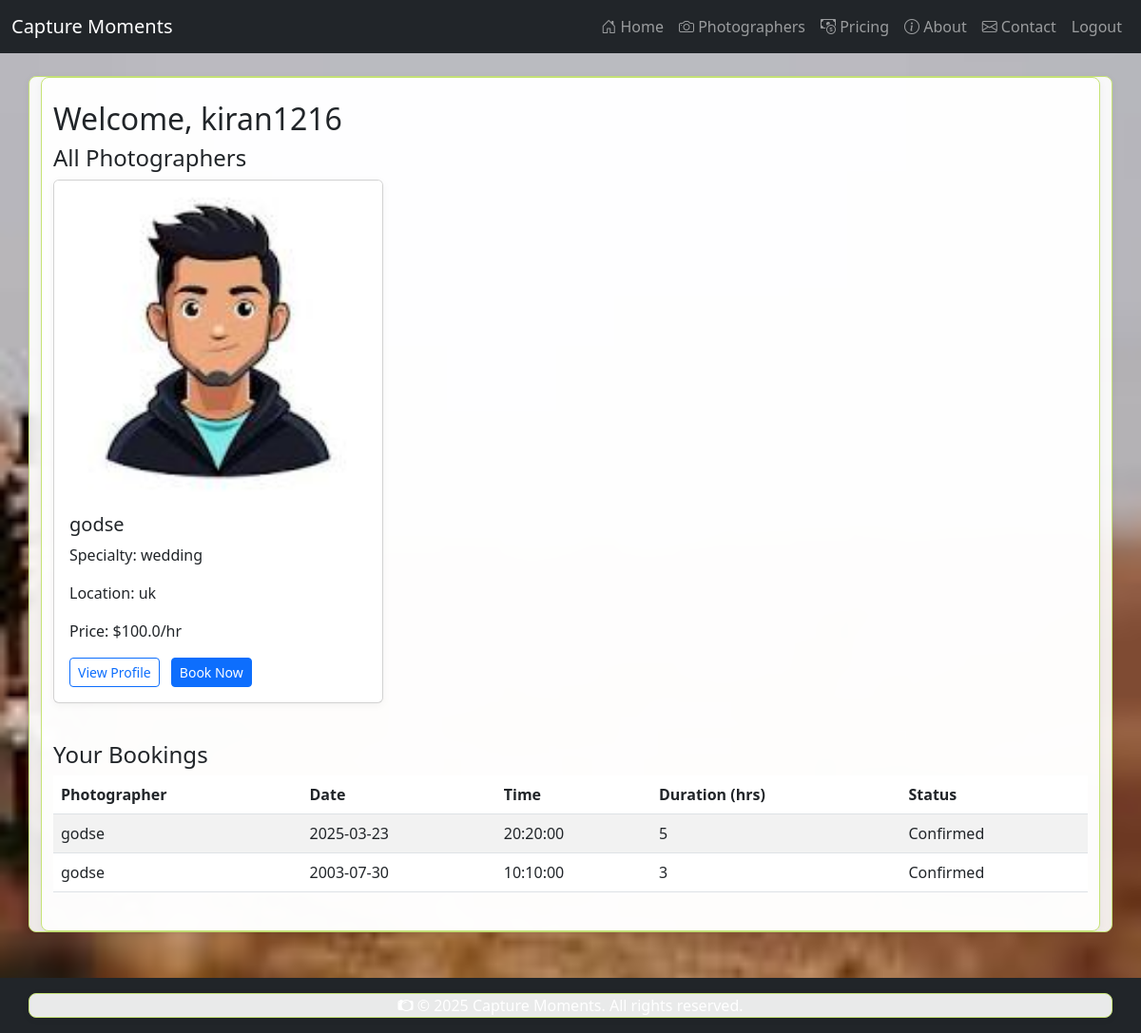
The page /dashboard/client (signed in) on the database its author committed.
### app.py (models this page shows)
class Photographer(db.Model):
    id = db.Column(db.Integer, primary_key=True)
    user_id = db.Column(db.Integer, db.ForeignKey('user.id'), nullable=False)
    name = db.Column(db.String(120), nullable=False)
    bio = db.Column(db.Text)
    specialty = db.Column(db.String(120))
    price_per_hour = db.Column(db.Float, nullable=False)
    location = db.Column(db.String(120))
    bookings = db.relationship('Booking', backref='photographer', lazy=True)
    reviews = db.relationship('Review', backref='photographer', lazy=True)
    profile_image = db.Column(db.String(256), nullable=True)

class Booking(db.Model):
    id = db.Column(db.Integer, primary_key=True)
    user_id = db.Column(db.Integer, db.ForeignKey('user.id'), nullable=False)
    photographer_id = db.Column(db.Integer, db.ForeignKey('photographer.id'), nullable=False)
    date = db.Column(db.Date, nullable=False)
    time = db.Column(db.Time, nullable=False)
    duration = db.Column(db.Integer, nullable=False)  # in hours
    status = db.Column(db.String(50), default='pending')
    created_at = db.Column(db.DateTime, default=datetime.utcnow)

### app.py (the view)
@app.route('/dashboard/client')
@login_required(role='client')
def client_dashboard():
    photographers = Photographer.query.all()
    my_bookings = Booking.query.filter_by(user_id=session['user_id']).all()
    return render_template('client_dashboard.html', photographers=photographers, my_bookings=my_bookings)

### app.py (called while the page is built)
def login_required(role=None):
    def decorator(f):
        @wraps(f)
        def decorated_function(*args, **kwargs):
            if 'user_id' not in session:
                flash('Please log in to access this page.', 'warning')
                return redirect(url_for('login'))
            if role:
                if role == 'photographer' and not session.get('is_photographer'):
                    flash('Access denied.', 'danger')
                    return redirect(url_for('home'))
                if role == 'client' and session.get('is_photographer'):
                    flash('Access denied.', 'danger')
                    return redirect(url_for('home'))
            return f(*args, **kwargs)
        return decorated_function
    return decorator

@app.context_processor
def inject_current_year():
    from datetime import datetime
    return {'current_year': datetime.now().year}

### templates/client_dashboard.html (shortened to what this page needs)
{% extends 'base.html' %}
{% block content %}
<div class="container py-4">
    <h2>Welcome, {{ session['username'] }}</h2>
    <h4>All Photographers</h4>
    <div class="row mb-4">
        {% for photographer in photographers %}
        <div class="col-md-4">
            <div class="card mb-3">
                <img src="{{ url_for('static', filename='img/avatar_default.png') }}" class="card-img-top" alt="Photographer Avatar">
                <div class="card-body">
                    <h5 class="card-title">{{ photographer.name }}</h5>
                    <p class="card-text">Specialty: {{ photographer.specialty or 'Not set' }}</p>
                    <p class="card-text">Location: {{ photographer.location or 'Not set' }}</p>
                    <p class="card-text">Price: ${{ photographer.price_per_hour }}/hr</p>
                    <a href="{{ url_for('profile', photographer_id=photographer.id) }}" class="btn btn-outline-primary btn-sm">View Profile</a>
                    <a href="{{ url_for('booking', photographer_id=photographer.id) }}" class="btn btn-primary btn-sm ms-2">Book Now</a>
                </div>
            </div>
        </div>
        {% else %}
        <div class="col-12">
            <p>No photographers found.</p>
        </div>
        {% endfor %}
    </div>
    <h4>Your Bookings</h4>
    {% if my_bookings %}
    <div class="table-responsive">
        <table class="table table-striped">
            <thead>
                <tr>
                    <th>Photographer</th>
                    <th>Date</th>
                    <th>Time</th>
                    <th>Duration (hrs)</th>
                    <th>Status</th>
                </tr>
            </thead>
            <tbody>
                {% for booking in my_bookings %}
                <tr>
                    <td>{{ booking.photographer.name }}</td>
                    <td>{{ booking.date }}</td>
                    <td>{{ booking.time }}</td>
                    <td>{{ booking.duration }}</td>
                    <td>
                        {% if booking.status == 'pending' %}
                            <span class="badge bg-warning text-dark">Pending</span>
                        {% elif booking.status == 'accepted' %}
                            <span class="badge bg-success">Accepted</span>
                        {% elif booking.status == 'rejected' %}
                            <span class="badge bg-danger">Rejected</span>
                        {% else %}
                            {{ booking.status|capitalize }}
                        {% endif %}
                    </td>
                </tr>
                {% endfor %}
            </tbody>
        </table>
    </div>
    {% else %}
    <p>No bookings yet.</p>
    {% endif %}
</div>
{% endblock %}

### templates/base.html (shortened to what this page needs)
<!DOCTYPE html>
<html lang="en">
<head>
    <link rel="stylesheet" href="{{ url_for('static', filename='css/styles.css') }}">
    <link rel="stylesheet" href="https://cdn.jsdelivr.net/npm/bootstrap@5.3.0/dist/css/bootstrap.min.css">
    <link rel="stylesheet" href="https://cdn.jsdelivr.net/npm/bootstrap-icons@1.10.5/font/bootstrap-icons.css">
</head>
<body>
    <nav class="navbar navbar-expand-lg navbar-dark bg-dark">
        <div class="container-fluid">
            <a class="navbar-brand" href="{{ url_for('home') }}">Capture Moments</a>
            <div class="collapse navbar-collapse" id="navbarNav">
                <ul class="navbar-nav ms-auto">
                    <li class="nav-item"><a class="nav-link" href="{{ url_for('home') }}"><i class="bi bi-house-door"></i> Home</a></li>
                    <li class="nav-item"><a class="nav-link" href="{{ url_for('show_photographers') }}"><i class="bi bi-camera"></i> Photographers</a></li>
                    <li class="nav-item"><a class="nav-link" href="{{ url_for('pricing') }}"><i class="bi bi-cash-coin"></i> Pricing</a></li>
                    <li class="nav-item"><a class="nav-link" href="{{ url_for('about') }}"><i class="bi bi-info-circle"></i> About</a></li>
                    <li class="nav-item"><a class="nav-link" href="{{ url_for('contact') }}"><i class="bi bi-envelope"></i> Contact</a></li>
                    {% if session.get('user_id') %}
                        <li class="nav-item"><a class="nav-link" href="{{ url_for('logout') }}">Logout</a></li>
                    {% else %}
                        <li class="nav-item"><a class="nav-link" href="{{ url_for('login') }}">Login</a></li>
                        <li class="nav-item"><a class="nav-link" href="{{ url_for('signup') }}">Sign Up</a></li>
                    {% endif %}
                </ul>
            </div>
        </div>
    </nav>
    <div class="container mt-4">
        {% block content %}{% endblock %}
    </div>
    <footer class="footer bg-dark text-white mt-5 p-3 text-center">
        <div class="container">
            <span><i class="bi bi-camera2"></i> &copy; {{ current_year }} Capture Moments. All rights reserved.</span>
        </div>
    </footer>
</body>
</html>

### static/css/styles.css (style rules this page uses)
:root { --primary: #bfff00; --primary-dark: #4b5e06; --secondary: #f3f3f3; --accent: #d4ff37; --text: #222; --text-light: #f3f3f3; --card-bg: rgba(255,255,255,0.90); --card-border: #c6e377; --danger: #e74c3c; --success: #27ae60; --warning: #f39c12; }
body { background-image: url('../img/background.jpg'); background-size: cover; background-repeat: no-repeat; background-attachment: fixed; background-position: center; color: var(--text); min-height: 100vh; }
.header, nav, footer { background: var(--primary-dark); color: var(--text-light); }
.card, .container, .form-box { background: var(--card-bg); border: 1px solid var(--card-border); border-radius: 8px; box-shadow: 0 2px 8px rgba(0,0,0,0.05); }
.btn, button, input[type="submit"] { background: var(--primary); color: var(--text-light); border: none; border-radius: 4px; padding: 0.5em 1.2em; cursor: pointer; transition: background 0.2s; }
a { color: var(--primary); text-decoration: none; }

### rows shown on the page
Photographer: name "godse", specialty "wedding", location "uk", price_per_hour "100.0"
Booking: photographer.name "godse", date "2025-03-23", time "20:20:00", duration "5", status "Confirmed"
Booking: photographer.name "godse", date "2003-07-30", time "10:10:00", duration "3", status "Confirmed"

### other values the page prints
{{ session['username'] }} "kiran1216"
